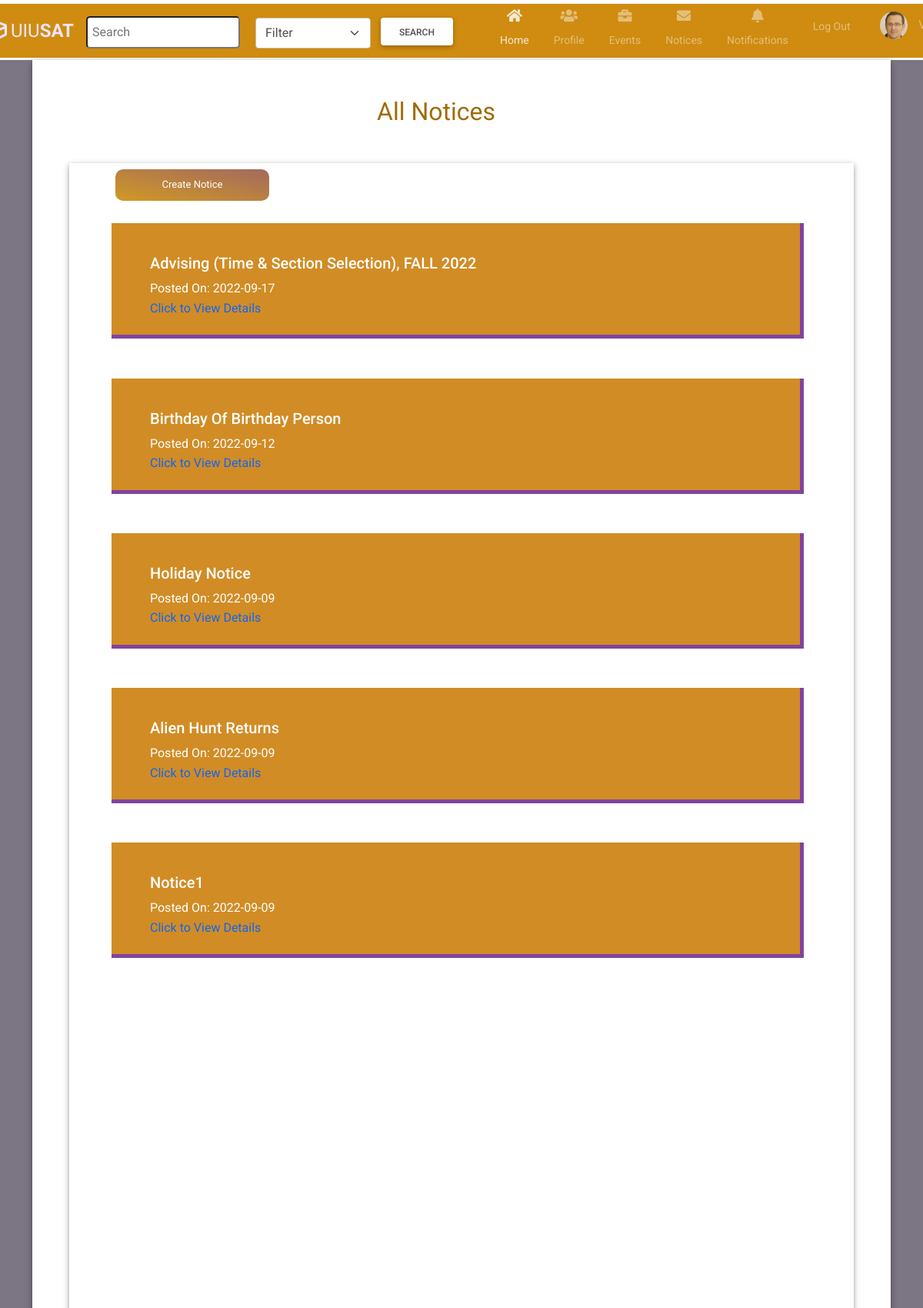
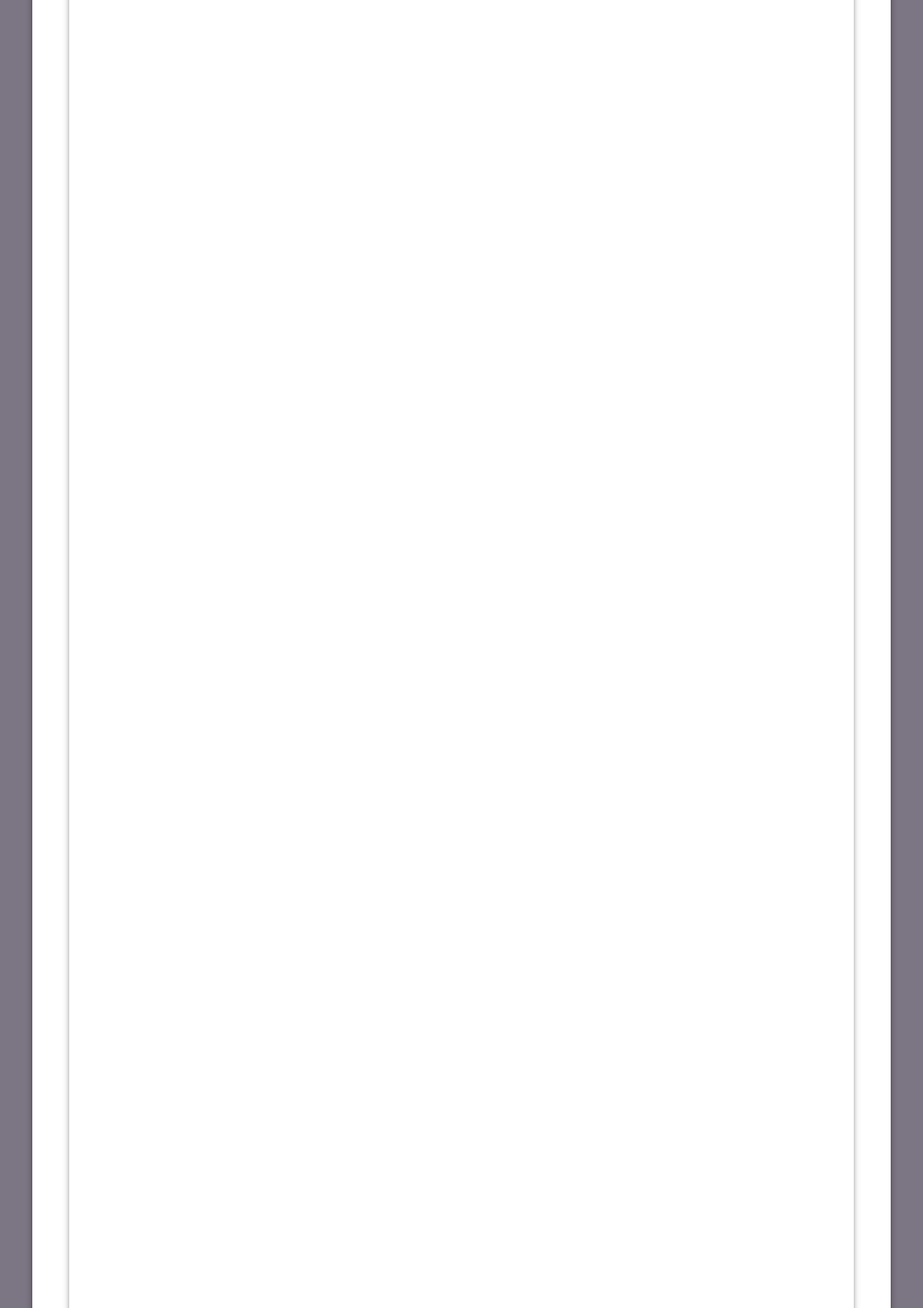
Page /view_all_notices.php (signed in, upper part) on the committed database (2 pictures, top to bottom).
### tables this page shows
CREATE TABLE `notices` (
  `n_id` int(20) NOT NULL,
  `name` varchar(50) NOT NULL,
  `content` varchar(2000) NOT NULL,
  `post_date` date NOT NULL,
  `keywords` varchar(200) NOT NULL,
  `v_id` varchar(20) NOT NULL
);

### view_all_notices.php (the view, shortened to what this page needs)
<?php
include('db_connect.php');
if(isset($_SESSION['username'])){
    $username=mysqli_real_escape_string($conn,$_SESSION['username']);
}
else{
  header("HTTP/1.0 404 Not Found");
  echo "<h1>404 Not Found</h1>";
  echo "The page that you have requested could not be found.";
  exit();
}
if(isset($_SESSION['searchtype'])){
  $searchtext=mysqli_real_escape_string($conn,$_SESSION['searchtext']);
  $sql = "SELECT *
          FROM notices
          WHERE name LIKE '%$searchtext%'
          OR content LIKE '%$searchtext%'
          OR keywords LIKE '%$searchtext%'";
  $result = mysqli_query($conn, $sql);
  $notices=mysqli_fetch_all($result,MYSQLI_ASSOC);
  mysqli_free_result($result);
  unset($_SESSION["searchtype"]);
}
else{
  $sql = "SELECT *
          FROM notices
          ORDER BY post_date DESC";
  $result = mysqli_query($conn, $sql);
  $notices=mysqli_fetch_all($result,MYSQLI_ASSOC);
}
?>
<!DOCTYPE html>
<html lang="en-US">
  <head>
    <link href="css/font-awesome/css/all.min.css?ver=1.2.1" rel="stylesheet">
    <link href="css/mdb.min.css?ver=1.2.1" rel="stylesheet">
    <link href="css/aos.css?ver=1.2.1" rel="stylesheet">
    <link href="css/main.css?ver=1.2.1" rel="stylesheet">
    <link href="css/main.css" rel="stylesheet">
    <link href="nav.css" rel="stylesheet">
    <link rel="stylesheet" href="css/fontawesome/css/fontawesome.min.css" >
  </head>
  <body >
    <header class="d-print-none">
      <div class="container text-center text-lg-left">
          <div class="site-nav">
            <nav class="navbar navbar-expand-xl navbar-dark bg-dark">
	<a href="#" class="navbar-brand"><i class="fa fa-cube"></i>UIU<b>SAT</b></a>
	<div id="navbarCollapse" class="collapse navbar-collapse justify-content-start">
    <form method="POST">
      <div class="search">
      <input type="text" name="searchtext" id="search" placeholder="Search" style="position:relative; top: 40px; width: 200px; left:-50px; padding:6px; border-radius:5px;">
        <select class="form-select" name="searchtype" aria-label="Default select example" style="position:relative; left: 170px; width: 150px">
          <option selected>Filter</option>
        </select>
        <button name="submitsearch" class="btn" style="position:relative; top: -40px; left: 280px; background-color:#FFF; ">Search</button>
      </div>
    </form>
		<div class="navbar-nav ml-auto" style="position:relative; left:280px">
    <?php
      if(strlen($username)==9 && is_numeric($username)){
      ?>
        <a href="studenthome.php" class="nav-item nav-link active"><i class="fa fa-home"></i><span>Home</span></a>
      <?php
      }
      else{
      ?>
        <a href="teacherhome.php" class="nav-item nav-link active"><i class="fa fa-home"></i><span>Home</span></a>
      <?php
      }
    ?>
			<a href="profile.php" class="nav-item nav-link"><i class="fa fa-users"></i><span>Profile</span></a>
			<a href="view_all_events.php" class="nav-item nav-link"><i class="fa fa-briefcase"></i><span>Events</span></a>
			<a href="view_all_notices.php" class="nav-item nav-link"><i class="fa fa-envelope"></i><span>Notices</span></a>
			<a href="notification.php" class="nav-item nav-link"><i class="fa fa-bell"></i><span>Notifications</span></a>
      <a href="logout.php" class="nav-item nav-link"><i class="fa-solid fa-right-from-bracket"></i><span>Log Out</span></a>
			<?php
        if (strlen($username) == 9 && is_numeric($username)) {
        ?>
          <div class="nav-item dropdown">
            <a href="profile.php" data-toggle="dropdown" class="nav-item nav-link dropdown-toggle user-action"><img src="images/student.jpg" class="avatar" alt="Avatar"> Student </a>
          </div>
        <?php
        }
        else {
        ?>
          <div class="nav-item dropdown">
            <a href="profile.php" data-toggle="dropdown" class="nav-item nav-link dropdown-toggle user-action"><img src="images/verifier.jpg" class="avatar" alt="Avatar"> Verifier </a>
          </div>
        <?php
        }
        ?>
	</div>
</nav>
          </div>
        </div>
    </header>
    <div class="page-content"style="position: relative;
  top: 30px; background-color:#7c7583;height:8000px;">
      <div class="container">
  <div class="shadow-1-strong bg-white my-5 p-5" id="about">
    <div class="about-section"style="position: relative;
   background-color:#fff;height:7000px;">
    <h1 class="h2 fw-light mb-4"style="color:#a06b08;position:relative;left:400px;"><b>
    <?php
      if(isset($_SESSION['searchtype'])){
      ?>
      Searched Notices
      <?php
      }
      else{
      ?>
      All Notices
      <?php
      }
    ?>
    </b></h1>
    <?php
    if (!(strlen($username) == 9 && is_numeric($username))) {
    ?>
        <form action="" method="POST">
        <div class="input-group" style="float: left;">
            <button name="createnoticebutton" class="btn2" style="width: 200px;
	padding: 10px 10px;
	text-align: center;
	border: none;
	background: linear-gradient(to right top, rgba(206, 148, 25, 0.952), rgba(122, 38, 23, 0.692));
	outline: none;
	border-radius: 10px;
	font-size:13px;
	color: #FFF;
	cursor: pointer;
	transition: .3s;
	position: relative;
	left: 60px;
	top: 8px;"  >Create Notice</button>
        </div>
    <?php
    }
    ?>
     <div class="shadow-1-strong bg-white my-5 p-5" id="education">
      <div class="education-section"style="position: relative;top: 30px; background-color:#fff;height:6000px;">
      <?php foreach($notices as $notice){ ?>
      <div class="notific">
      <div class="note1" style="height: 150px;
   width: 900px;
   background-color:#d18c25;
   border-radius: 0px;
   border-bottom: 5px solid #8143a0;
   border-right: 5px solid #8143a0;
   color: #fff;
   padding-bottom:15px ;
   position: relative;left:7px; ">
 <div class="textbox"style="position:relative;left:50px;top:40px"><h5><?php echo htmlspecialchars($notice['name']) ?></h5></div>
 <div class="textbox"style="position:relative;left:50px;top:40px"><h7>Posted On: <?php echo htmlspecialchars($notice['post_date']) ?></h7></div>
 <div class="textdetail"style="position:relative;left:50px;top:40px"><a href="view_specific_notice.php?n_id=<?php echo $notice['n_id'] ?>"><?php echo ("Click to View Details") ?></a></div>
 </div>
 </div>
 <br></br>
 <?php } ?>
      </div>
        </div>
      </div>
    </div>
  </div>
  </body>
</html>

### css/main.css (style rules this page uses)
html { scroll-behavior: smooth; }
html, body { overflow-x: hidden; }
.container { max-width: 1140px; }
.nav-link { padding: 0; font-size: 1rem; line-height: 2.5rem; color: inherit; opacity: 0.8; }
.nav-item + .nav-item { margin-left: 1rem; }
@media (min-width: 48em) { .site-nav { float: right; } }

### nav.css (style rules this page uses)
.navbar { color: #fff; background: #cf8c10 !important; padding: 5px 16px; border-radius: 0; border: none; box-shadow: 0 0 4px rgba(0,0,0,.1); position: relative; left: 110px; width: 1300px; height: 70px; top: 5px; }
.navbar img { border-radius: 50%; width: 36px; height: 36px; margin-right: 10px; }
.navbar .navbar-brand { color: #efe5ff; padding-left: 0; padding-right: 50px; font-size: 24px; }
.navbar .navbar-brand i { font-size: 25px; margin-right: 5px; }
.navbar .nav-item i { font-size: 18px; }
.navbar .nav-item span { position: relative; top: 3px; }
.navbar .navbar-nav > a { color: #efe5ff; padding: 8px 15px; font-size: 14px; }
.navbar .navbar-nav > a > i { display: block; text-align: center; }
.navbar .navbar-nav .user-action { padding: 9px 15px; font-size: 15px; }

### rows in the picture
notices: name "Advising (Time & Section Selection), FALL 2022", post_date "2022-09-17"
notices: name "Birthday Of Birthday Person", post_date "2022-09-12"
notices: name "Holiday Notice", post_date "2022-09-09"
notices: name "Alien Hunt Returns", post_date "2022-09-09"
notices: name "Notice1", post_date "2022-09-09"
